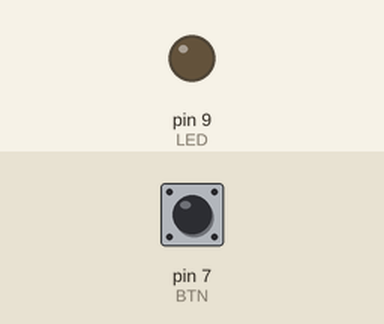
Recording of a sketch running on a simulated Arduino Uno, built with avr-gcc and run on an emulated ATmega328P. Parts: output pins drawn as LEDs (lit = HIGH). Inputs (shaded band) come from the test bench; at power-on: pin 7 (BTN) LOW.

Above: at 1.2 s.
1.3 s: pin 7 (BTN) pulled HIGH for 1 s
At 1.7 s:
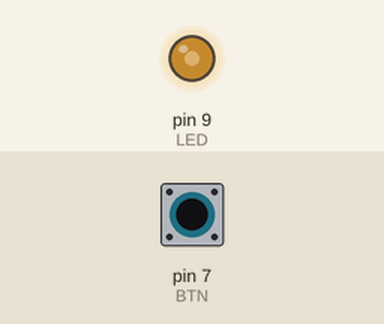
At 3.0 s:
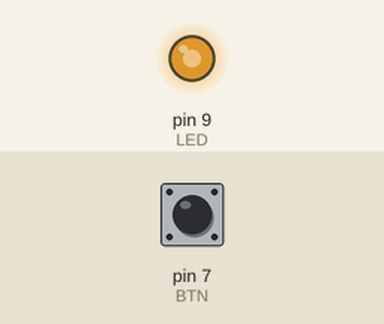
3.8 s: pin 7 (BTN) pulled HIGH for 0.15 s
At 4.5 s:
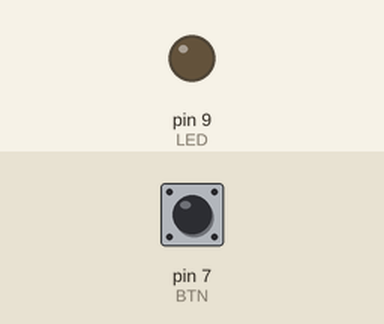
5.4 s: pin 7 (BTN) pulled HIGH for 3.2 s
Timing chart, 0 to 10.1 s (numbered marks = the images above; inputs shaded):
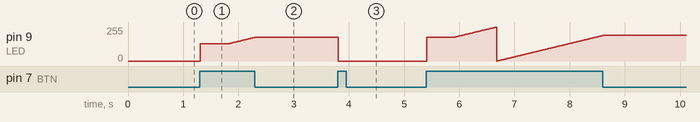

Measured:
- after the input at 1.3 s, pin 9 (LED): moves from 0/255 to 178/255 over 0.99 s, starting at once
- after the input at 3.8 s, pin 9 (LED): 178/255 → 0/255 at once

The sketch:

Fading_LED_with_pushbutton.ino
```cpp
const int LED = 9; // LED at 9
const int BTN = 7; // Button at 7

int val = 0; // Store state of input pin
int old_val = 0; // Store old state of input pin
int state = 0; // 0 when LED off, 1 when LED on
int brightness = 128; // Stores brightness value
unsigned long startTime = 0; // timer for when press begins

void setup() {

pinMode(LED, OUTPUT);
pinMode(BTN, INPUT);

}

void loop() {

val = digitalRead(BTN);

if ((val == HIGH) && (old_val == LOW)) {
  state = 1 - state;
  startTime = millis(); // Arduino clock, counts time since board reset
  delay(10);
  }

if((val == HIGH) && (old_val == HIGH)){

  // If button held for more than 500ms
  if ((state == 1) && (millis() - startTime) > 500) {

    brightness++; // Increments brightness by 1
    delay(10);

    if(brightness > 255){
      brightness = 0; // Resets brightness to 0 after reaching maximum
      }
    }
  }

old_val = val;

if (state == 1){
  analogWrite(LED, brightness); // Turns LED on to current brightness level
  } else {
  analogWrite(LED, 0); // Turns LED off
  }
}
```
